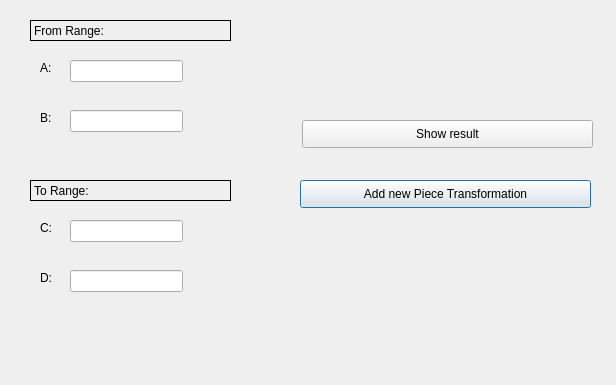
<?xml version="1.0" encoding="UTF-8"?>
<ui version="4.0">
 <class>Dialog</class>
 <widget class="QDialog" name="Dialog">
  <property name="geometry">
   <rect>
    <x>0</x>
    <y>0</y>
    <width>616</width>
    <height>385</height>
   </rect>
  </property>
  <property name="windowTitle">
   <string>Dialog</string>
  </property>
  <widget class="QLabel" name="To_Range1_lable">
   <property name="geometry">
    <rect>
     <x>30</x>
     <y>180</y>
     <width>201</width>
     <height>21</height>
    </rect>
   </property>
   <property name="cursor">
    <cursorShape>IBeamCursor</cursorShape>
   </property>
   <property name="autoFillBackground">
    <bool>true</bool>
   </property>
   <property name="frameShape">
    <enum>QFrame::Box</enum>
   </property>
   <property name="text">
    <string>To Range:</string>
   </property>
  </widget>
  <widget class="QLineEdit" name="D1_val">
   <property name="geometry">
    <rect>
     <x>70</x>
     <y>270</y>
     <width>113</width>
     <height>22</height>
    </rect>
   </property>
   <property name="autoFillBackground">
    <bool>false</bool>
   </property>
   <property name="text">
    <string/>
   </property>
   <property name="clearButtonEnabled">
    <bool>true</bool>
   </property>
  </widget>
  <widget class="QLabel" name="B1_lable">
   <property name="geometry">
    <rect>
     <x>40</x>
     <y>110</y>
     <width>55</width>
     <height>16</height>
    </rect>
   </property>
   <property name="text">
    <string>B:</string>
   </property>
  </widget>
  <widget class="QLabel" name="C1_lable">
   <property name="geometry">
    <rect>
     <x>40</x>
     <y>220</y>
     <width>55</width>
     <height>16</height>
    </rect>
   </property>
   <property name="text">
    <string>C:</string>
   </property>
  </widget>
  <widget class="QLineEdit" name="B1_val">
   <property name="geometry">
    <rect>
     <x>70</x>
     <y>110</y>
     <width>113</width>
     <height>22</height>
    </rect>
   </property>
   <property name="autoFillBackground">
    <bool>false</bool>
   </property>
   <property name="text">
    <string/>
   </property>
   <property name="clearButtonEnabled">
    <bool>true</bool>
   </property>
  </widget>
  <widget class="QLabel" name="A1_lable">
   <property name="geometry">
    <rect>
     <x>40</x>
     <y>60</y>
     <width>55</width>
     <height>16</height>
    </rect>
   </property>
   <property name="text">
    <string>A:</string>
   </property>
  </widget>
  <widget class="QPushButton" name="PiecewiseTran_Button">
   <property name="geometry">
    <rect>
     <x>300</x>
     <y>180</y>
     <width>291</width>
     <height>28</height>
    </rect>
   </property>
   <property name="text">
    <string>Add new Piece Transformation</string>
   </property>
  </widget>
  <widget class="QLabel" name="D1_lable">
   <property name="geometry">
    <rect>
     <x>40</x>
     <y>270</y>
     <width>55</width>
     <height>16</height>
    </rect>
   </property>
   <property name="text">
    <string>D:</string>
   </property>
  </widget>
  <widget class="QLabel" name="From_Range1_lable">
   <property name="geometry">
    <rect>
     <x>30</x>
     <y>20</y>
     <width>201</width>
     <height>21</height>
    </rect>
   </property>
   <property name="cursor">
    <cursorShape>IBeamCursor</cursorShape>
   </property>
   <property name="mouseTracking">
    <bool>false</bool>
   </property>
   <property name="autoFillBackground">
    <bool>true</bool>
   </property>
   <property name="frameShape">
    <enum>QFrame::Box</enum>
   </property>
   <property name="text">
    <string>From Range:</string>
   </property>
  </widget>
  <widget class="QLineEdit" name="A1_val">
   <property name="geometry">
    <rect>
     <x>70</x>
     <y>60</y>
     <width>113</width>
     <height>22</height>
    </rect>
   </property>
   <property name="autoFillBackground">
    <bool>false</bool>
   </property>
   <property name="text">
    <string/>
   </property>
   <property name="clearButtonEnabled">
    <bool>true</bool>
   </property>
  </widget>
  <widget class="QLineEdit" name="C1_val">
   <property name="geometry">
    <rect>
     <x>70</x>
     <y>220</y>
     <width>113</width>
     <height>22</height>
    </rect>
   </property>
   <property name="autoFillBackground">
    <bool>false</bool>
   </property>
   <property name="text">
    <string/>
   </property>
   <property name="clearButtonEnabled">
    <bool>true</bool>
   </property>
  </widget>
  <widget class="QPushButton" name="show_result">
   <property name="geometry">
    <rect>
     <x>302</x>
     <y>120</y>
     <width>291</width>
     <height>28</height>
    </rect>
   </property>
   <property name="text">
    <string>Show result</string>
   </property>
  </widget>
 </widget>
 <resources/>
 <connections/>
</ui>
